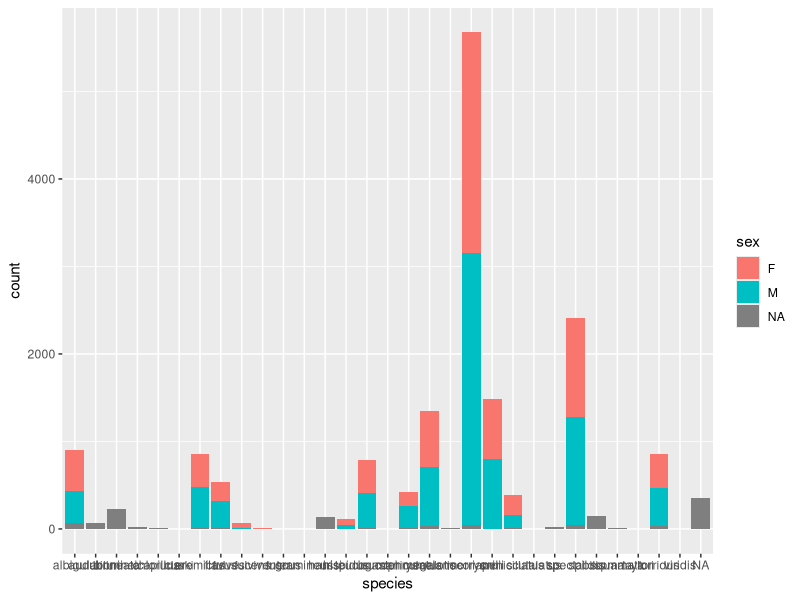
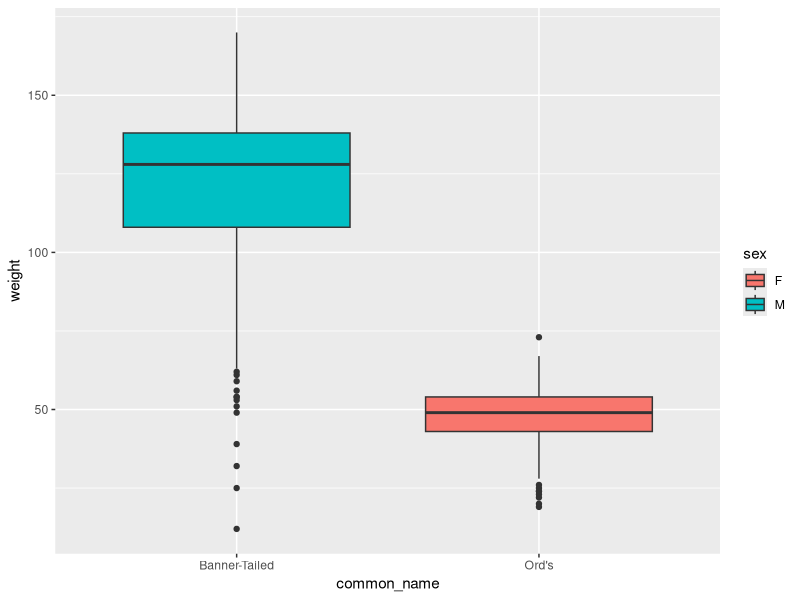

Write R code to recreate these figures, in order.
# Minimal reproducible example script
# Loading the tidyverse package
library(tidyverse)
# Uploading the dataset that is currently saved in the project's data folder
surveys <- read_csv("data/surveys_complete_77_89.csv")

# Take a look at the data
glimpse(surveys)

# or you can use
str(surveys)

table(surveys$taxa)

# Barplot of rodent species by sex
ggplot(surveys, aes(x = species, fill = sex)) +
  geom_bar()

# Filter to focal species and known sex
rodents_subset <- surveys %>%
  filter(species == c("ordii", "spectabilis"),
         sex == c("F", "M"))

# Add common names
# common_names <- data.frame(species = unique(rodents_subset$species), common_name = c("Ord's", "Banner-tailed"))
# common_names

# Try again, re-ordering the common names
common_names <- data.frame(species = sort(unique(rodents_subset$species)), common_name = c("Ord's", "Banner-Tailed"))
rodents_subset <- left_join(rodents_subset, common_names, by = "species")

# Explore k-rat weights
weight_model <- lm(weight ~ common_name + sex, data = rodents_subset)
summary(weight_model)

# Weight by species and sex
rodents_subset %>%
  ggplot(aes(y = weight, x = common_name, fill = sex)) +
  geom_boxplot()

# Subsetted dataset
table(rodents_subset$sex, rodents_subset$species)

# Original dataset
table(surveys$sex, surveys$species)
